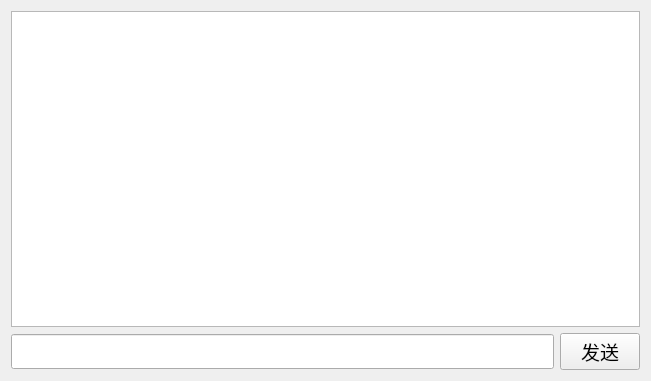
<?xml version="1.0" encoding="UTF-8"?>
<ui version="4.0">
 <class>PrivateChat</class>
 <widget class="QWidget" name="PrivateChat">
  <property name="geometry">
   <rect>
    <x>0</x>
    <y>0</y>
    <width>651</width>
    <height>381</height>
   </rect>
  </property>
  <property name="windowTitle">
   <string>Form</string>
  </property>
  <layout class="QVBoxLayout" name="verticalLayout_2">
   <item>
    <layout class="QVBoxLayout" name="verticalLayout">
     <item>
      <widget class="QTextEdit" name="showMsg_te">
       <property name="font">
        <font>
         <family>Agency FB</family>
         <pointsize>14</pointsize>
        </font>
       </property>
      </widget>
     </item>
     <item>
      <layout class="QHBoxLayout" name="horizontalLayout">
       <item>
        <widget class="QLineEdit" name="inputMsg_le">
         <property name="font">
          <font>
           <family>Agency FB</family>
           <pointsize>14</pointsize>
          </font>
         </property>
        </widget>
       </item>
       <item>
        <widget class="QPushButton" name="sendMsg_pb">
         <property name="font">
          <font>
           <family>Agency FB</family>
           <pointsize>14</pointsize>
          </font>
         </property>
         <property name="text">
          <string>发送</string>
         </property>
        </widget>
       </item>
      </layout>
     </item>
    </layout>
   </item>
  </layout>
 </widget>
 <resources/>
 <connections/>
</ui>
